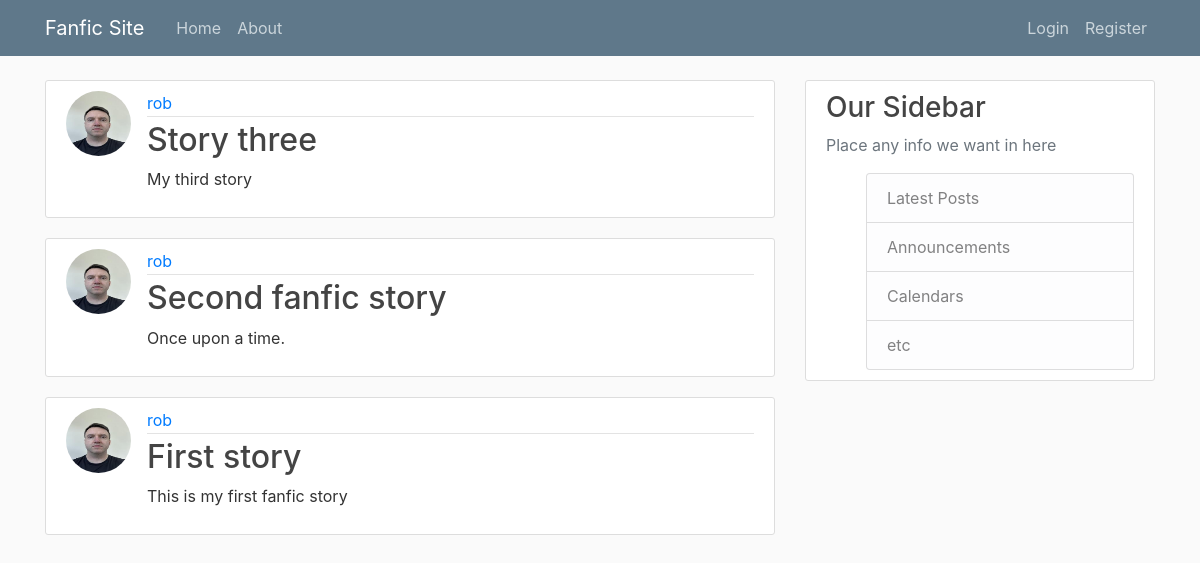
The app's page /, older data.
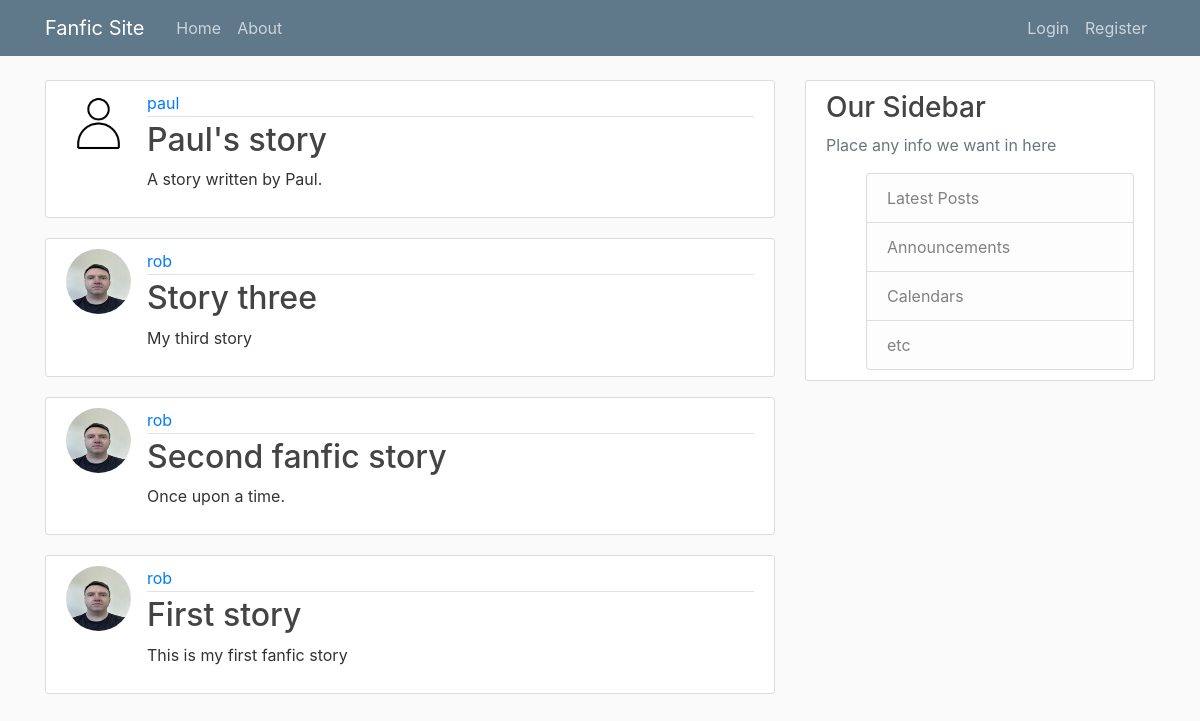
The same page, newer data.
### stories/models.py (models this page shows, shortened)
class Story(models.Model):
    title = models.CharField(max_length=100)
    author = models.ForeignKey(User, on_delete=models.CASCADE, related_name='stories')
    summary = models.CharField(max_length=500)
    fandom = models.CharField(max_length=100)
    rating = models.CharField(max_length=30)
    co_author = models.CharField(max_length=40)
    status = models.CharField(max_length=30)
    content = models.TextField()
    date_published = models.DateTimeField(default=timezone.now)

### users/models.py (models this page shows, shortened)
class Profile(models.Model):
    user = models.OneToOneField(User, on_delete=models.CASCADE)
    image = models.ImageField(default='default.png', upload_to='profile_pics')

### stories/views.py (the view)
# urls.py: path('', StoryListView.as_view(), name='stories-home'),
class StoryListView(ListView):
    model = Story
    template_name = 'stories/home.html' #<app>/<model>_<viewtype>.html
    context_object_name = 'stories'
    ordering = ['-date_published']
    paginate_by = 4

### stories/templates/stories/home.html (shortened to what this page needs)
{% extends "stories/base.html" %}
{% block content %}
{% for story in stories %}
    <article class="media content-section">
            <img class="rounded-circle article-img" src="{{ story.author.profile.image.url }}">
            <div class="media-body">
            <div class="article-metadata">
                <a class="mr-2" href="{% url 'user-stories' story.author.username %}">{{ story.author }}</a>
            </div>
            <h2><a class="article-title" href="{% url 'story-detail' story.id %}">{{ story.title }}</a></h2>
            <p class="article-content">{{ story.content }}</p>
            </div>
        </article>
{% endfor %}
{% endblock content %}

Row changes from the older to the newer data that the page shows:
added Story: author.profile.image (placeholder picture), author "paul", title "Paul's story", content "A story written by Paul."
